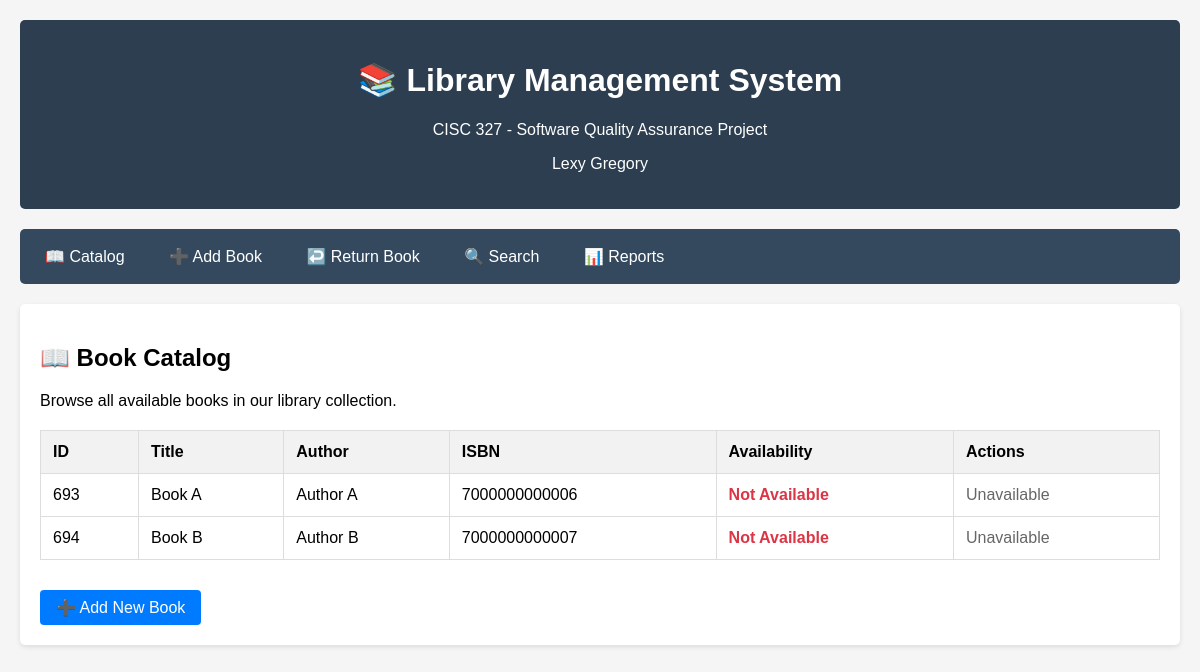
The app's page /catalog, older data.
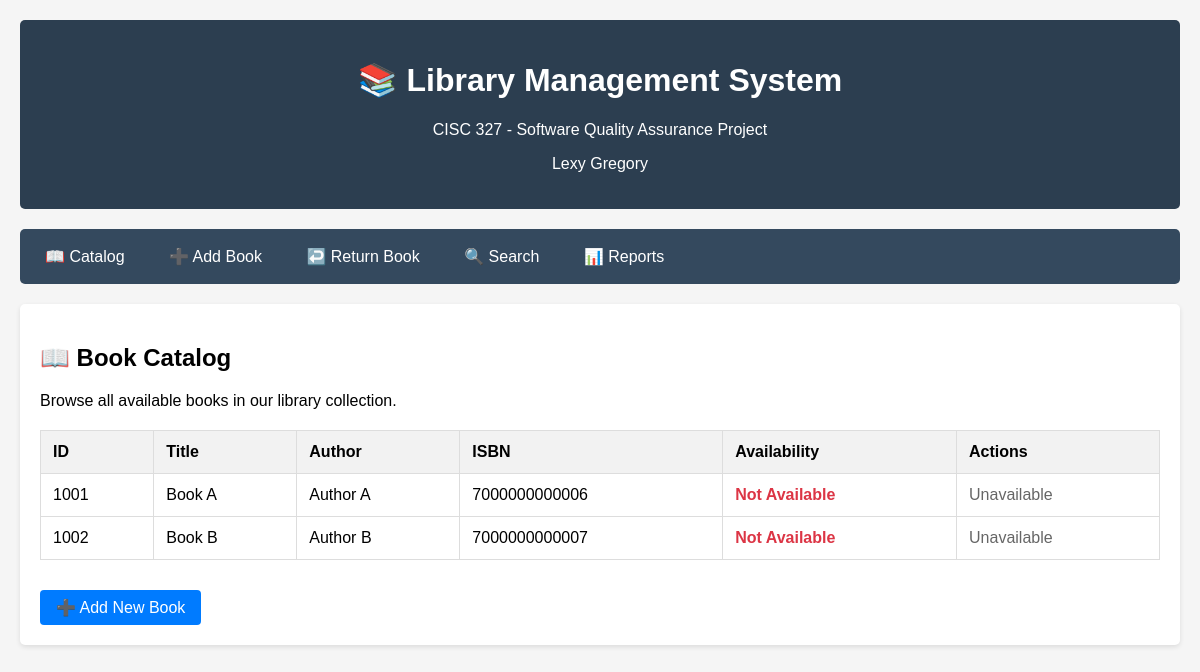
The same page, newer data.
### tables this page shows
CREATE TABLE books (
            id INTEGER PRIMARY KEY AUTOINCREMENT,
            title TEXT NOT NULL,
            author TEXT NOT NULL,
            isbn TEXT UNIQUE NOT NULL,
            total_copies INTEGER NOT NULL,
            available_copies INTEGER NOT NULL
        );

### routes/catalog_routes.py (the view)
@catalog_bp.route('/catalog')
def catalog():
    books = get_all_books()
    return render_template('catalog.html', books=books)

### database.py (called while the page is built)
def get_db_connection():
    conn = sqlite3.connect(DATABASE)
    conn.row_factory = sqlite3.Row  # This enables column access by name
    return conn

def get_all_books() -> List[Dict]:
    conn = get_db_connection()
    books = conn.execute('SELECT * FROM books ORDER BY title').fetchall()
    conn.close()
    return [dict(book) for book in books]

### templates/catalog.html
{% extends "base.html" %}
{% block content %}
<h2>📖 Book Catalog</h2>
<p>Browse all available books in our library collection.</p>
{% if books %}
<table>
    <thead>
        <tr>
            <th>ID</th>
            <th>Title</th>
            <th>Author</th>
            <th>ISBN</th>
            <th>Availability</th>
            <th>Actions</th>
        </tr>
    </thead>
    <tbody>
        {% for book in books %}
        <tr>
            <td>{{ book.id }}</td>
            <td>{{ book.title }}</td>
            <td>{{ book.author }}</td>
            <td>{{ book.isbn }}</td>
            <td>
                {% if book.available_copies > 0 %}
                    <span class="status-available">{{ book.available_copies }}/{{ book.total_copies }} Available</span>
                {% else %}
                    <span class="status-unavailable">Not Available</span>
                {% endif %}
            </td>
            <td>
                {% if book.available_copies > 0 %}
                    <form method="POST" action="{{ url_for('borrowing.borrow_book') }}" style="display: inline;">
                        <input type="hidden" name="book_id" value="{{ book.id }}">
                        <input type="text" name="patron_id" placeholder="Patron ID (6 digits)"
                               pattern="[0-9]{6}" maxlength="6" required style="width: 120px; margin-right: 5px;">
                        <button type="submit" class="btn btn-success">Borrow</button>
                    </form>
                {% else %}
                    <span style="color: #666;">Unavailable</span>
                {% endif %}
            </td>
        </tr>
        {% endfor %}
    </tbody>
</table>
{% else %}
<div style="text-align: center; padding: 40px; color: #666;">
    <h3>No books in catalog</h3>
    <p>The library catalog is empty. <a href="{{ url_for('catalog.add_book') }}">Add the first book</a> to get started.</p>
</div>
{% endif %}
<div style="margin-top: 30px;">
    <a href="{{ url_for('catalog.add_book') }}" class="btn">➕ Add New Book</a>
</div>
{% endblock %}

Row changes from the older to the newer data that the page shows:
removed books: id "693", title "Book A", author "Author A", isbn "7000000000006", available_copies "Not Available"
removed books: id "694", title "Book B", author "Author B", isbn "7000000000007", available_copies "Not Available"
added books: id "1001", title "Book A", author "Author A", isbn "7000000000006", available_copies "Not Available"
added books: id "1002", title "Book B", author "Author B", isbn "7000000000007", available_copies "Not Available"
